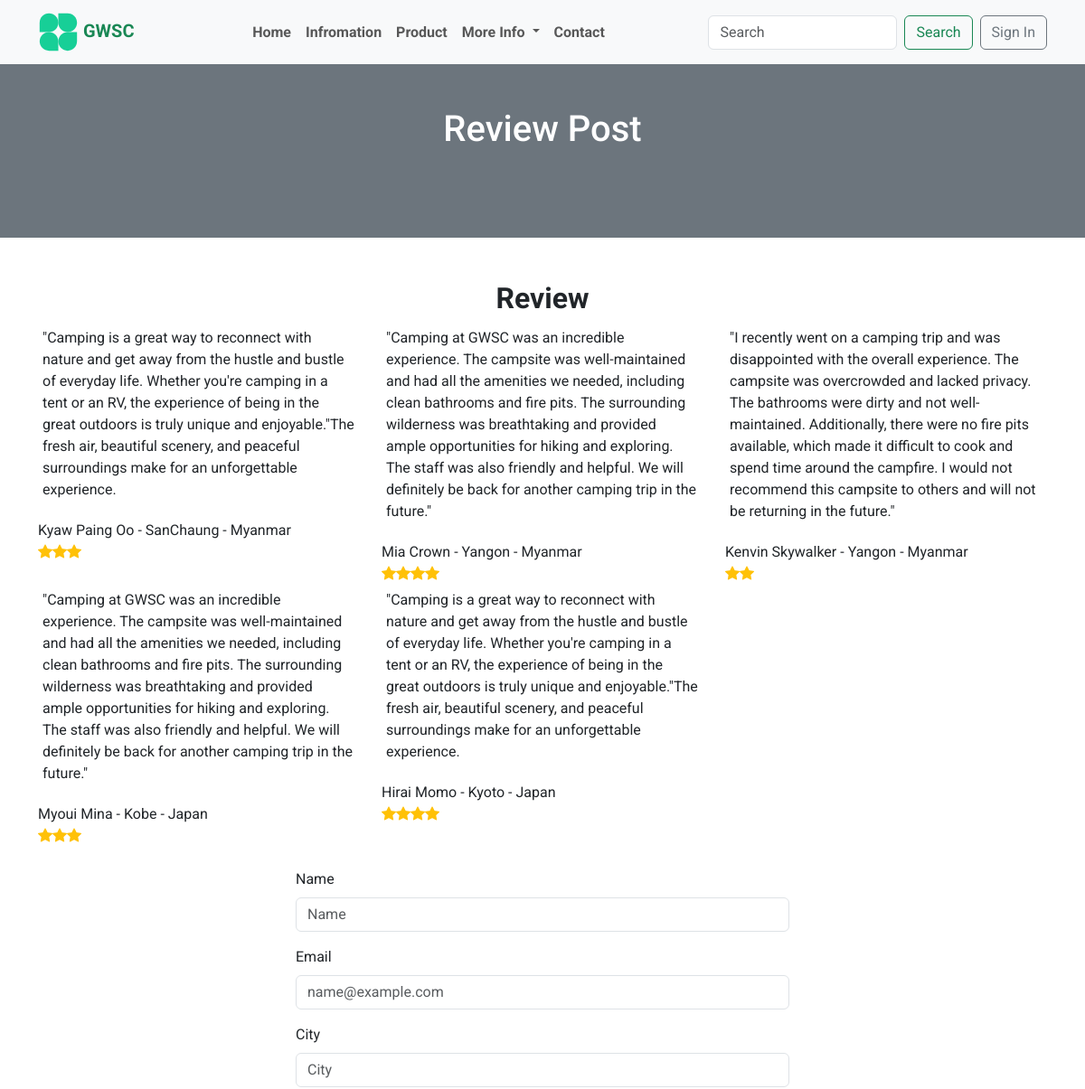
Page /review.php (upper part) on the earlier database version.
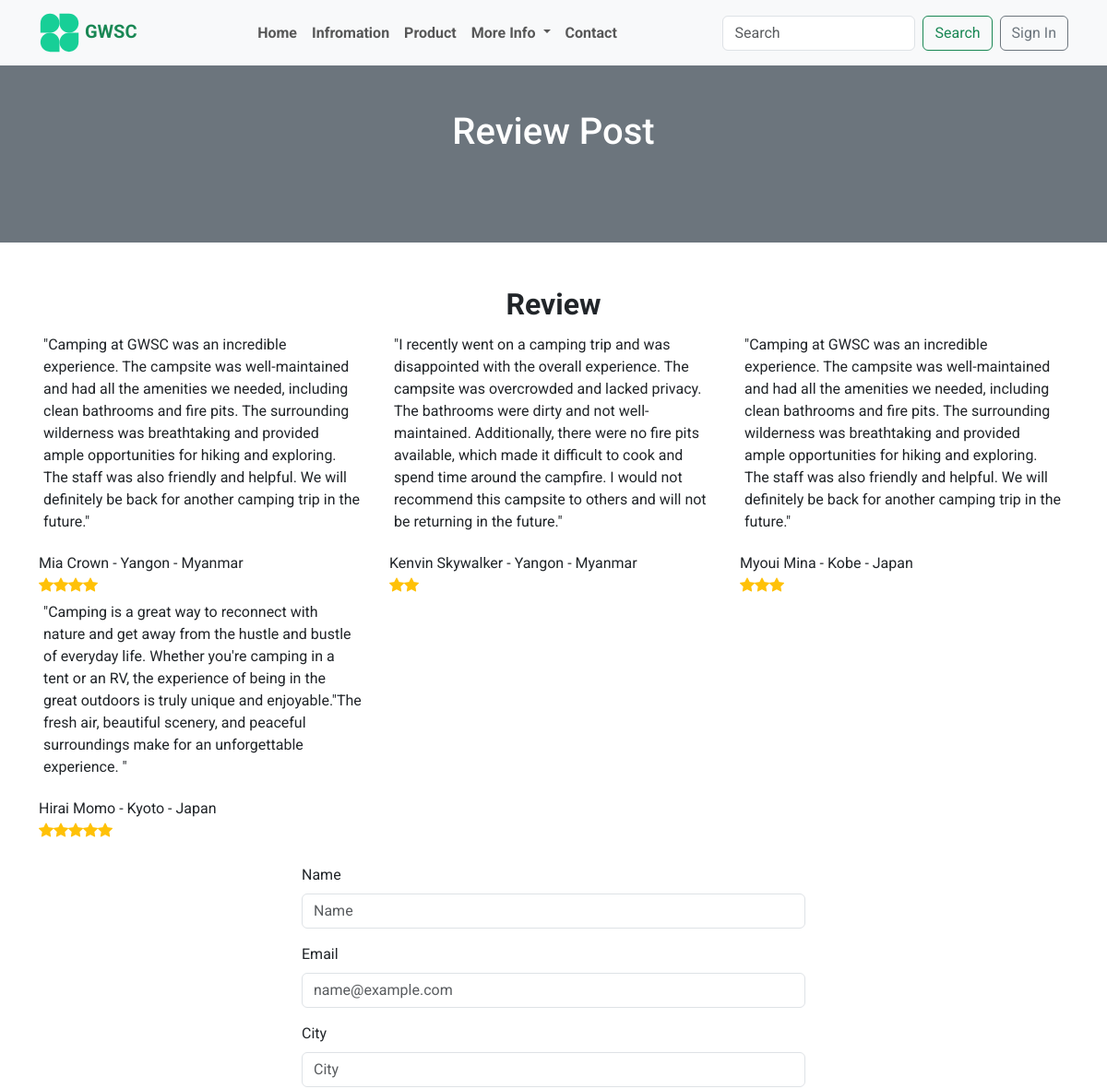
Same page on the later database version.
### tables this page shows
CREATE TABLE `review` (
  `id` int NOT NULL,
  `name` varchar(255) NOT NULL,
  `email` varchar(255) NOT NULL,
  `description` text NOT NULL,
  `city` varchar(255) NOT NULL,
  `country` varchar(255) NOT NULL,
  `star` int NOT NULL
);

### review.php (the view, shortened to what this page needs)
<?php
    require_once('db/dbconfig.php');
    require_once('header.php');
    $camp_review = $pdo_conn->prepare("SELECT review. * FROM review ORDER BY  review.id DESC");
    $camp_review->execute();
    $camp_review_result = $camp_review->fetchAll();
?>
    <section class="review_header bg-secondary f-400">
        <h1 class="text-center py-5">
        Review Post
        </h1>
    </section>
    <section class="f-400">
        <div class="container my-4 Review">
            <div class="row text-center  pt-4">
                <h1 class="fw-bold">Review </h1>
            </div>
            <div class="row">
                <?php
                if(!empty($camp_review_result)){
                    foreach($camp_review_result as $row){
                ?>
                <div class="col-md-4">
                    <p>
                       <?php
                       echo $row['description'];
                       ?>
                    </p>
                    <figcaption>
                        <?php
                        echo $row['name']." - ".$row['city']." - ".$row['country'];
                        ?>
                    </figcaption>
                    <?php
                        for ($i=0; $i < $row['star']; $i++) {
                            echo '<i class="text-warning bi bi-star-fill"></i>';
                        }
                    ?>
                </div>
                <?php
                }
            }
                ?>
            </div>
        </div>
    </section>
    <section class="f-400">
        <div class="container">
        <div class="row my-4">
            <div class="col-md-6 mx-auto">
                <form action="create_review.php" method="POST">
            <div class="mb-3">
                <label for="name" class="form-label">Name</label>
                <input type="text" class="form-control" placeholder="Name" name="name">
            </div>
            <div class="mb-3">
                <label for="email" class="form-label">Email</label>
                <input type="email" class="form-control" placeholder="name@example.com" name="email">
            </div>
            <div class="mb-3">
                <label for="city" class="form-label">City</label>
                <input type="text" class="form-control" placeholder="City" name="city">
            </div>
            </form>
            </div>
        </div>
    </section>
<?php
    require_once('footer.php');
?>

Differences in the rows shown:
removed review: description "\"Camping is a great way to reconnect with nature and get away from the hustle and bustle of everyday life. Whether you're camping in a tent or an RV, the experience of being in the great outdoors is truly unique and enjoyable.\"The fresh air, beautiful scenery, and peaceful surroundings make for an unforgettable experience.", name "Kyaw Paing Oo", city "SanChaung", country "Myanmar", star 3 (drawn)
changed review "Hirai Momo": description "…for an unforgettable experience." → "…for an unforgettable experience. \""; star 4 → 5 (drawn)
